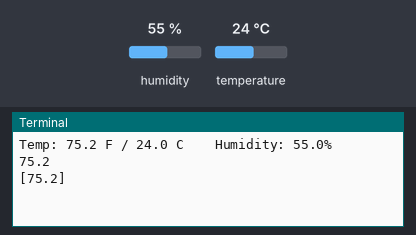
This program was run on a simulated Raspberry Pi (BCM pin numbers). Shown: the last lines printed to the terminal. The test bench sets the inputs (shaded band); at power-on: humidity 55 %, temperature 24 °C. The clock reads 2024-03-15 10:24:30 at power-on unless the program sets it; web requests get an empty 200 reply after 0.4 s.

Above: at 1.2 s.
1.3 s: humidity set to 22 %
At 3.2 s:
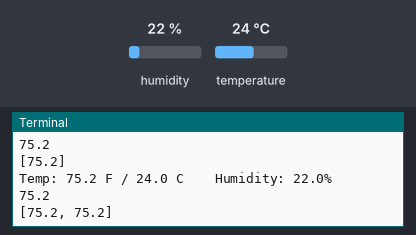
6.2 s: temperature set to 12 °C
At 8.1 s:
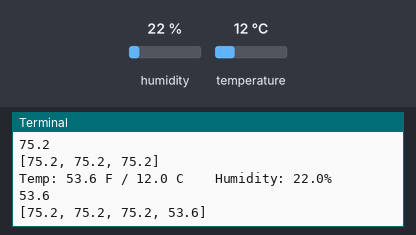
10.7 s: humidity set to 40 %
At 16.9 s:
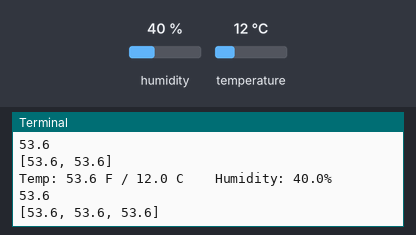
Timing chart, 0 to 18.4 s (numbered marks = the images above; inputs shaded):
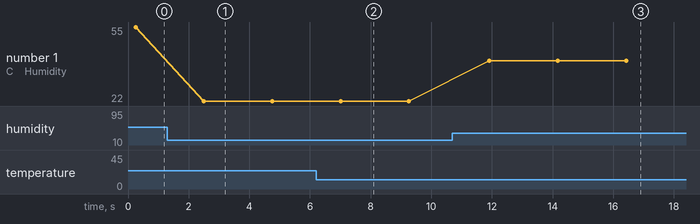

Measured:
- after the input at 1.3 s, the terminal: prints a new line after 1.2 s (image 1)
- after the input at 6.2 s, the terminal: prints a new line after 0.81 s (image 2)
- after the input at 10.7 s, the terminal: prints a new line after 1.2 s (image 3)
- plotted number 1: 55 → 22 after the input at 1.3 s, 22 → 40 after the input at 10.7 s

The program:

dht_sensor_api_request.py
```python
import time
import random
import requests as re
from datetime import datetime
import json
import board
import adafruit_dht

def start_recording():
    wait_int = 2
    itter_time = 5 * wait_int
    init = True
    tot_time = 0

    while True:

        if init == False:
            now = datetime.now()
            timestamp = now.strftime("%d/%m/%Y %H:%M:%S")
            tot_time += time_sum

            # reset if time is greater than 1 day
            if tot_time > 86400:
                tot_time = 0


            try:
                # send API request
                avg_temp = sum(temps) / len(temps)
                avg_humid  = sum(humids) / len(humids)

                print("avg_temp ", avg_temp)
                print("avg_humid ", avg_humid)
                print("total time seconds ", tot_time)


                payload = {   "sensor_timestamp": str(timestamp),
                            "temperature": avg_temp,
                            "humidity": avg_humid,
                            "time": tot_time}
                url = "https://lt65wmhz4i.execute-api.us-east-2.amazonaws.com/Prod/sensor/dht"

                r = re.post(url, json=payload)

                print(r)
            except:
                print("error sending API request")

            # reset itteration
            time_sum = 0
            temps = []
            humids = []


        if init == True:
            time_sum = 0
            temps = []
            humids = []


        init = False

        while time_sum < itter_time:

            try:
                # Print the values to the serial port
                #temperature_c = random.choice([25, 27, 30])
                temperature_c = dhtDevice.temperature
                temperature_f = temperature_c * (9 / 5) + 32
                #humidity = random.choice([25, 27, 30])
                humidity = dhtDevice.humidity
                print(
                    "Temp: {:.1f} F / {:.1f} C    Humidity: {}% ".format(
                        temperature_f, temperature_c, humidity
                    )
                )

                print(temperature_f)
                temps.append(temperature_f)
                print(temps)
                humids.append(humidity)

            except RuntimeError as error:
                # Errors happen fairly often, DHT's are hard to read, just keep going
                print(error.args[0])
                time.sleep(wait_int)
                time_sum += wait_int
                continue
            except Exception as error:
                dhtDevice.exit()
                raise error

            time_sum += wait_int
            time.sleep(wait_int)

if __name__ == "__main__":

    dhtDevice = adafruit_dht.DHT22(board.D4, use_pulseio=False)
    start_recording()
```
